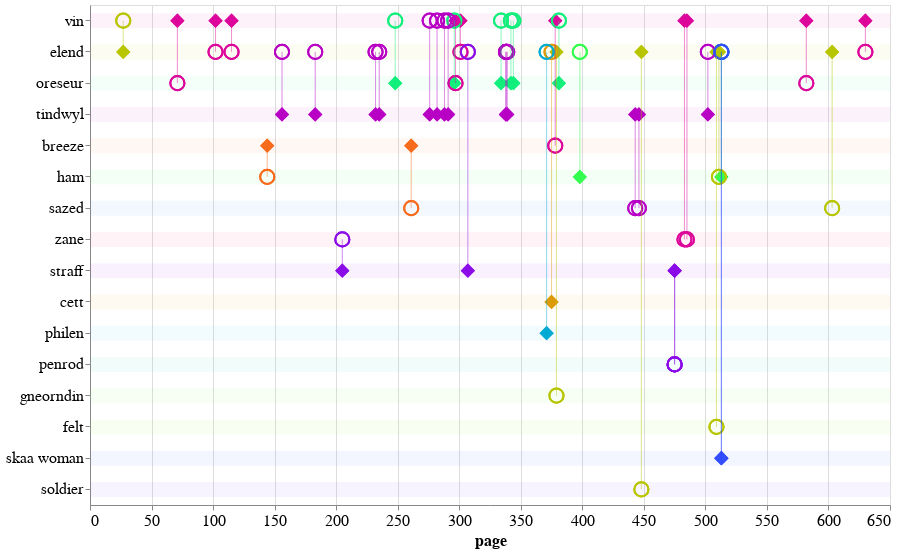

Source (notebook cell):
### Code cell
plot_eyebrow_connections(wa_plot_df,'wa_eyebrow_conn')

### Figure 1 — Vega-Lite specification as saved in the notebook (floating-point values rounded to 4 significant figures)
{"config": {"view": {"continuousWidth": 400, "continuousHeight": 300}, "axis": {"labelFontSize": 16, "titleFontSize": 16}}, "layer": [{"data": {"name": "data-62865531d9901d79e4e0f624f0425445"}, "mark": "rule", "encoding": {"color": {"type": "nominal", "field": "character_draw", "legend": null, "scale": {"scheme": "sinebow"}}, "opacity": {"value": 0.05}, "size": {"value": 15}, "y": {"type": "nominal", "field": "character_draw", "sort": null}}}, {"data": {"name": "data-1e09012c13176ada256c46e25f568e1a"}, "mark": {"type": "point", "size": 200}, "encoding": {"color": {"type": "nominal", "field": "source", "legend": null, "scale": {"scheme": "sinebow"}}, "opacity": {"value": 0}, "tooltip": [{"type": "nominal", "field": "source"}, {"type": "nominal", "field": "target"}, {"type": "quantitative", "field": "page"}], "x": {"type": "quantitative", "field": "page"}, "y": {"type": "nominal", "axis": {"title": null}, "field": "character_draw", "sort": null}}}, {"data": {"name": "data-1e09012c13176ada256c46e25f568e1a"}, "mark": {"type": "point", "filled": true, "shape": "diamond", "size": 200}, "encoding": {"color": {"type": "nominal", "field": "source", "legend": null, "scale": {"scheme": "sinebow"}}, "opacity": {"value": 1}, "tooltip": [{"type": "nominal", "field": "source"}, {"type": "nominal", "field": "target"}, {"type": "quantitative", "field": "page"}], "x": {"type": "quantitative", "field": "page"}, "y": {"type": "nominal", "field": "source", "sort": null}}}, {"data": {"name": "data-1e09012c13176ada256c46e25f568e1a"}, "mark": {"type": "point", "size": 200}, "encoding": {"color": {"type": "nominal", "field": "source", "legend": null, "scale": {"scheme": "sinebow"}}, "opacity": {"value": 1}, "tooltip": [{"type": "nominal", "field": "source"}, {"type": "nominal", "field": "target"}, {"type": "quantitative", "field": "page"}], "x": {"type": "quantitative", "field": "page"}, "y": {"type": "nominal", "field": "target", "sort": null}}}, {"data": {"name": "data-1e09012c13176ada256c46e25f568e1a"}, "mark": "rule", "encoding": {"color": {"type": "nominal", "field": "source", "legend": null, "scale": {"scheme": "sinebow"}}, "opacity": {"value": 0.25}, "tooltip": [{"type": "nominal", "field": "source"}, {"type": "nominal", "field": "target"}, {"type": "quantitative", "field": "page"}], "x": {"type": "quantitative", "field": "page"}, "y": {"type": "nominal", "field": "source", "sort": null}, "y2": {"field": "target"}}}], "height": 500, "width": 800, "$schema": "https://vega.github.io/schema/vega-lite/v4.0.2.json", "datasets": {"data-62865531d9901d79e4e0f624f0425445": [{"character_draw": "vin"}, {"character_draw": "elend"}, {"character_draw": "oreseur"}, {"character_draw": "tindwyl"}, {"character_draw": "breeze"}, {"character_draw": "ham"}, {"character_draw": "sazed"}, {"character_draw": "zane"}, {"character_draw": "straff"}, {"character_draw": "cett"}, {"character_draw": "philen"}, {"character_draw": "penrod"}, {"character_draw": "gneorndin"}, {"character_draw": "felt"}, {"character_draw": "skaa woman"}, {"character_draw": "soldier"}], "data-1e09012c13176ada256c46e25f568e1a": [{"idx": 71, "eyebrow": "source", "character_draw": "vin", "page": 301, "source": "vin", "target": "elend", "book": 2, "char_order": "vin"}, {"idx": 77, "eyebrow": "target", "character_draw": "vin", "page": 342, "source": "oreseur", "target": "vin", "book": 2, "char_order": "vin"}, {"idx": 81, "eyebrow": "source", "character_draw": "vin", "page": 378, "source": "vin", "target": "breeze", "book": 2, "char_order": "vin"}, {"idx": 65, "eyebrow": "target", "character_draw": "vin", "page": 276, "source": "tindwyl", "target": "vin", "book": 2, "char_order": "vin"}, {"idx": 83, "eyebrow": "target", "character_draw": "vin", "page": 381, "source": "oreseur", "target": "vin", "book": 2, "char_order": "vin"}, {"idx": 100, "eyebrow": "source", "character_draw": "vin", "page": 630, "source": "vin", "target": "elend", "book": 2, "char_order": "vin"}, {"idx": 66, "eyebrow": "target", "character_draw": "vin", "page": 282, "source": "tindwyl", "target": "vin", "book": 2, "char_order": "vin"}, {"idx": 90, "eyebrow": "source", "character_draw": "vin", "page": 483, "source": "vin", "target": "zane", "book": 2, "char_order": "vin"}, {"idx": 91, "eyebrow": "source", "character_draw": "vin", "page": 485, "source": "vin", "target": "zane", "book": 2, "char_order": "vin"}, {"idx": 63, "eyebrow": "target", "character_draw": "vin", "page": 248, "source": "oreseur", "target": "vin", "book": 2, "char_order": "vin"}, {"idx": 67, "eyebrow": "target", "character_draw": "vin", "page": 288, "source": "tindwyl", "target": "vin", "book": 2, "char_order": "vin"}, {"idx": 68, "eyebrow": "target", "character_draw": "vin", "page": 291, "source": "tindwyl", "target": "vin", "book": 2, "char_order": "vin"}, {"idx": 73, "eyebrow": "target", "character_draw": "vin", "page": 334, "source": "oreseur", "target": "vin", "book": 2, "char_order": "vin"}, {"idx": 69, "eyebrow": "target", "character_draw": "vin", "page": 296, "source": "oreseur", "target": "vin", "book": 2, "char_order": "vin"}, {"idx": 56, "eyebrow": "source", "character_draw": "vin", "page": 115, "source": "vin", "target": "elend", "book": 2, "char_order": "vin"}, {"idx": 98, "eyebrow": "source", "character_draw": "vin", "page": 582, "source": "vin", "target": "oreseur", "book": 2, "char_order": "vin"}, {"idx": 55, "eyebrow": "source", "character_draw": "vin", "page": 102, "source": "vin", "target": "elend", "book": 2, "char_order": "vin"}, {"idx": 70, "eyebrow": "source", "character_draw": "vin", "page": 297, "source": "vin", "target": "oreseur", "book": 2, "char_order": "vin"}, {"idx": 54, "eyebrow": "source", "character_draw": "vin", "page": 71, "source": "vin", "target": "oreseur", "book": 2, "char_order": "vin"}, {"idx": 53, "eyebrow": "target", "character_draw": "vin", "page": 27, "source": "elend", "target": "vin", "book": 2, "char_order": "vin"}, {"idx": 78, "eyebrow": "target", "character_draw": "vin", "page": 344, "source": "oreseur", "target": "vin", "book": 2, "char_order": "vin"}, {"idx": 75, "eyebrow": "target", "character_draw": "elend", "page": 338, "source": "tindwyl", "target": "elend", "book": 2, "char_order": "elend"}, {"idx": 74, "eyebrow": "target", "character_draw": "elend", "page": 338, "source": "tindwyl", "target": "elend", "book": 2, "char_order": "elend"}, {"idx": 53, "eyebrow": "source", "character_draw": "elend", "page": 27, "source": "elend", "target": "vin", "book": 2, "char_order": "elend"}, {"idx": 80, "eyebrow": "target", "character_draw": "elend", "page": 375, "source": "cett", "target": "elend", "book": 2, "char_order": "elend"}, {"idx": 72, "eyebrow": "target", "character_draw": "elend", "page": 307, "source": "straff", "target": "elend", "book": 2, "char_order": "elend"}, {"idx": 84, "eyebrow": "target", "character_draw": "elend", "page": 398, "source": "ham", "target": "elend", "book": 2, "char_order": "elend"}, {"idx": 87, "eyebrow": "source", "character_draw": "elend", "page": 448, "source": "elend", "target": "soldier", "book": 2, "char_order": "elend"}, {"idx": 92, "eyebrow": "target", "character_draw": "elend", "page": 502, "source": "tindwyl", "target": "elend", "book": 2, "char_order": "elend"}, {"idx": 93, "eyebrow": "source", "character_draw": "elend", "page": 509, "source": "elend", "target": "felt", "book": 2, "char_order": "elend"}, {"idx": 94, "eyebrow": "source", "character_draw": "elend", "page": 511, "source": "elend", "target": "ham", "book": 2, "char_order": "elend"}, {"idx": 95, "eyebrow": "target", "character_draw": "elend", "page": 513, "source": "ham", "target": "elend", "book": 2, "char_order": "elend"}, {"idx": 96, "eyebrow": "target", "character_draw": "elend", "page": 513, "source": "skaa woman", "target": "elend", "book": 2, "char_order": "elend"}, {"idx": 97, "eyebrow": "target", "character_draw": "elend", "page": 513, "source": "skaa woman", "target": "elend", "book": 2, "char_order": "elend"}, {"idx": 99, "eyebrow": "source", "character_draw": "elend", "page": 603, "source": "elend", "target": "sazed", "book": 2, "char_order": "elend"}, {"idx": 79, "eyebrow": "target", "character_draw": "elend", "page": 371, "source": "philen", "target": "elend", "book": 2, "char_order": "elend"}, {"idx": 82, "eyebrow": "source", "character_draw": "elend", "page": 379, "source": "elend", "target": "gneorndin", "book": 2, "char_order": "elend"}, {"idx": 76, "eyebrow": "target", "character_draw": "elend", "page": 339, "source": "tindwyl", "target": "elend", "book": 2, "char_order": "elend"}, {"idx": 100, "eyebrow": "target", "character_draw": "elend", "page": 630, "source": "vin", "target": "elend", "book": 2, "char_order": "elend"}, {"idx": 62, "eyebrow": "target", "character_draw": "elend", "page": 235, "source": "tindwyl", "target": "elend", "book": 2, "char_order": "elend"}, {"idx": 71, "eyebrow": "target", "character_draw": "elend", "page": 301, "source": "vin", "target": "elend", "book": 2, "char_order": "elend"}, {"idx": 59, "eyebrow": "target", "character_draw": "elend", "page": 183, "source": "tindwyl", "target": "elend", "book": 2, "char_order": "elend"}, {"idx": 55, "eyebrow": "target", "character_draw": "elend", "page": 102, "source": "vin", "target": "elend", "book": 2, "char_order": "elend"}, {"idx": 56, "eyebrow": "target", "character_draw": "elend", "page": 115, "source": "vin", "target": "elend", "book": 2, "char_order": "elend"}, {"idx": 61, "eyebrow": "target", "character_draw": "elend", "page": 232, "source": "tindwyl", "target": "elend", "book": 2, "char_order": "elend"}, {"idx": 58, "eyebrow": "target", "character_draw": "elend", "page": 156, "source": "tindwyl", "target": "elend", "book": 2, "char_order": "elend"}, {"idx": 63, "eyebrow": "source", "character_draw": "oreseur", "page": 248, "source": "oreseur", "target": "vin", "book": 2, "char_order": "oreseur"}, {"idx": 78, "eyebrow": "source", "character_draw": "oreseur", "page": 344, "source": "oreseur", "target": "vin", "book": 2, "char_order": "oreseur"}, {"idx": 77, "eyebrow": "source", "character_draw": "oreseur", "page": 342, "source": "oreseur", "target": "vin", "book": 2, "char_order": "oreseur"}, {"idx": 98, "eyebrow": "target", "character_draw": "oreseur", "page": 582, "source": "vin", "target": "oreseur", "book": 2, "char_order": "oreseur"}, {"idx": 54, "eyebrow": "target", "character_draw": "oreseur", "page": 71, "source": "vin", "target": "oreseur", "book": 2, "char_order": "oreseur"}, {"idx": 69, "eyebrow": "source", "character_draw": "oreseur", "page": 296, "source": "oreseur", "target": "vin", "book": 2, "char_order": "oreseur"}, {"idx": 73, "eyebrow": "source", "character_draw": "oreseur", "page": 334, "source": "oreseur", "target": "vin", "book": 2, "char_order": "oreseur"}, {"idx": 70, "eyebrow": "target", "character_draw": "oreseur", "page": 297, "source": "vin", "target": "oreseur", "book": 2, "char_order": "oreseur"}, {"idx": 83, "eyebrow": "source", "character_draw": "oreseur", "page": 381, "source": "oreseur", "target": "vin", "book": 2, "char_order": "oreseur"}, {"idx": 59, "eyebrow": "source", "character_draw": "tindwyl", "page": 183, "source": "tindwyl", "target": "elend", "book": 2, "char_order": "tindwyl"}, {"idx": 92, "eyebrow": "source", "character_draw": "tindwyl", "page": 502, "source": "tindwyl", "target": "elend", "book": 2, "char_order": "tindwyl"}, {"idx": 85, "eyebrow": "source", "character_draw": "tindwyl", "page": 443, "source": "tindwyl", "target": "sazed", "book": 2, "char_order": "tindwyl"}, {"idx": 61, "eyebrow": "source", "character_draw": "tindwyl", "page": 232, "source": "tindwyl", "target": "elend", "book": 2, "char_order": "tindwyl"}, {"idx": 58, "eyebrow": "source", "character_draw": "tindwyl", "page": 156, "source": "tindwyl", "target": "elend", "book": 2, "char_order": "tindwyl"}, {"idx": 86, "eyebrow": "source", "character_draw": "tindwyl", "page": 446, "source": "tindwyl", "target": "sazed", "book": 2, "char_order": "tindwyl"}, {"idx": 62, "eyebrow": "source", "character_draw": "tindwyl", "page": 235, "source": "tindwyl", "target": "elend", "book": 2, "char_order": "tindwyl"}, {"idx": 74, "eyebrow": "source", "character_draw": "tindwyl", "page": 338, "source": "tindwyl", "target": "elend", "book": 2, "char_order": "tindwyl"}, {"idx": 68, "eyebrow": "source", "character_draw": "tindwyl", "page": 291, "source": "tindwyl", "target": "vin", "book": 2, "char_order": "tindwyl"}, {"idx": 75, "eyebrow": "source", "character_draw": "tindwyl", "page": 338, "source": "tindwyl", "target": "elend", "book": 2, "char_order": "tindwyl"}, {"idx": 67, "eyebrow": "source", "character_draw": "tindwyl", "page": 288, "source": "tindwyl", "target": "vin", "book": 2, "char_order": "tindwyl"}, {"idx": 76, "eyebrow": "source", "character_draw": "tindwyl", "page": 339, "source": "tindwyl", "target": "elend", "book": 2, "char_order": "tindwyl"}, {"idx": 66, "eyebrow": "source", "character_draw": "tindwyl", "page": 282, "source": "tindwyl", "target": "vin", "book": 2, "char_order": "tindwyl"}, {"idx": 65, "eyebrow": "source", "character_draw": "tindwyl", "page": 276, "source": "tindwyl", "target": "vin", "book": 2, "char_order": "tindwyl"}, {"idx": 81, "eyebrow": "target", "character_draw": "breeze", "page": 378, "source": "vin", "target": "breeze", "book": 2, "char_order": "breeze"}, {"idx": 64, "eyebrow": "source", "character_draw": "breeze", "page": 261, "source": "breeze", "target": "sazed", "book": 2, "char_order": "breeze"}, {"idx": 57, "eyebrow": "source", "character_draw": "breeze", "page": 144, "source": "breeze", "target": "ham", "book": 2, "char_order": "breeze"}, {"idx": 84, "eyebrow": "source", "character_draw": "ham", "page": 398, "source": "ham", "target": "elend", "book": 2, "char_order": "ham"}, {"idx": 57, "eyebrow": "target", "character_draw": "ham", "page": 144, "source": "breeze", "target": "ham", "book": 2, "char_order": "ham"}, {"idx": 95, "eyebrow": "source", "character_draw": "ham", "page": 513, "source": "ham", "target": "elend", "book": 2, "char_order": "ham"}, {"idx": 94, "eyebrow": "target", "character_draw": "ham", "page": 511, "source": "elend", "target": "ham", "book": 2, "char_order": "ham"}, {"idx": 99, "eyebrow": "target", "character_draw": "sazed", "page": 603, "source": "elend", "target": "sazed", "book": 2, "char_order": "sazed"}, {"idx": 64, "eyebrow": "target", "character_draw": "sazed", "page": 261, "source": "breeze", "target": "sazed", "book": 2, "char_order": "sazed"}, {"idx": 85, "eyebrow": "target", "character_draw": "sazed", "page": 443, "source": "tindwyl", "target": "sazed", "book": 2, "char_order": "sazed"}, {"idx": 86, "eyebrow": "target", "character_draw": "sazed", "page": 446, "source": "tindwyl", "target": "sazed", "book": 2, "char_order": "sazed"}, {"idx": 91, "eyebrow": "target", "character_draw": "zane", "page": 485, "source": "vin", "target": "zane", "book": 2, "char_order": "zane"}, {"idx": 90, "eyebrow": "target", "character_draw": "zane", "page": 483, "source": "vin", "target": "zane", "book": 2, "char_order": "zane"}, {"idx": 60, "eyebrow": "target", "character_draw": "zane", "page": 205, "source": "straff", "target": "zane", "book": 2, "char_order": "zane"}, {"idx": 88, "eyebrow": "source", "character_draw": "straff", "page": 475, "source": "straff", "target": "penrod", "book": 2, "char_order": "straff"}, {"idx": 72, "eyebrow": "source", "character_draw": "straff", "page": 307, "source": "straff", "target": "elend", "book": 2, "char_order": "straff"}, {"idx": 60, "eyebrow": "source", "character_draw": "straff", "page": 205, "source": "straff", "target": "zane", "book": 2, "char_order": "straff"}, {"idx": 89, "eyebrow": "source", "character_draw": "straff", "page": 475, "source": "straff", "target": "penrod", "book": 2, "char_order": "straff"}, {"idx": 80, "eyebrow": "source", "character_draw": "cett", "page": 375, "source": "cett", "target": "elend", "book": 2, "char_order": "cett"}, {"idx": 79, "eyebrow": "source", "character_draw": "philen", "page": 371, "source": "philen", "target": "elend", "book": 2, "char_order": "philen"}, {"idx": 89, "eyebrow": "target", "character_draw": "penrod", "page": 475, "source": "straff", "target": "penrod", "book": 2, "char_order": "penrod"}, {"idx": 88, "eyebrow": "target", "character_draw": "penrod", "page": 475, "source": "straff", "target": "penrod", "book": 2, "char_order": "penrod"}, {"idx": 82, "eyebrow": "target", "character_draw": "gneorndin", "page": 379, "source": "elend", "target": "gneorndin", "book": 2, "char_order": "gneorndin"}, {"idx": 93, "eyebrow": "target", "character_draw": "felt", "page": 509, "source": "elend", "target": "felt", "book": 2, "char_order": "felt"}, {"idx": 96, "eyebrow": "source", "character_draw": "skaa woman", "page": 513, "source": "skaa woman", "target": "elend", "book": 2, "char_order": "skaa woman"}, {"idx": 97, "eyebrow": "source", "character_draw": "skaa woman", "page": 513, "source": "skaa woman", "target": "elend", "book": 2, "char_order": "skaa woman"}, {"idx": 87, "eyebrow": "target", "character_draw": "soldier", "page": 448, "source": "elend", "target": "soldier", "book": 2, "char_order": null}]}}
